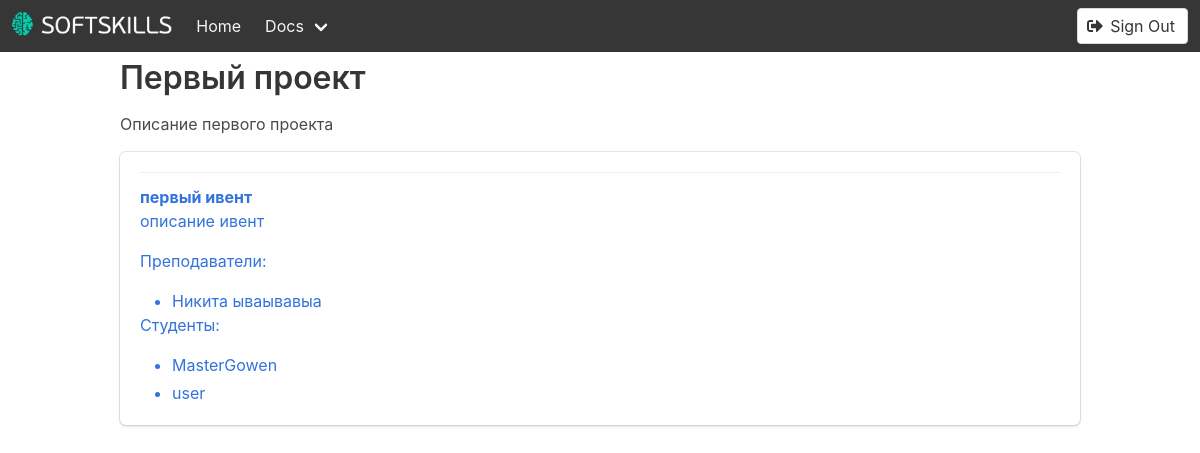
Before: /projects/1/ (signed in) with the older database file.
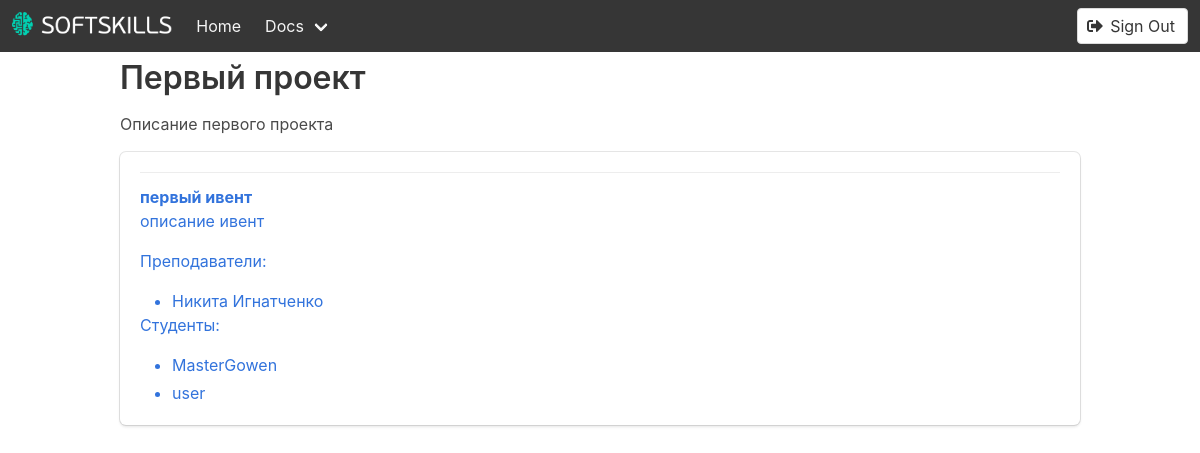
After: the same page with the newer database file.
### apps/core/models.py (models this page shows, shortened)
class Person(models.Model):
    user = models.OneToOneField(User, on_delete=models.CASCADE, blank=True, null=True)
    first_name = models.CharField('Имя пользователя', max_length=32, blank=True, default='')
    last_name = models.CharField('Фамилия пользователя', max_length=32, blank=True, default='')
    second_name = models.CharField('Отчество пользователя', max_length=32, blank=True, default='')
    SEXES = (
        ('U', 'Не выбран'),
        ('F', 'Женский'),
        ('M', 'Мужской'),
    )
    sex = models.CharField(max_length=1, choices=SEXES, default='U')
    department = models.CharField('Кафедра/Институт', max_length=1024, blank=True, null=True)
    group_number = models.CharField('Номер группы', max_length=1024, blank=True, null=True)
    institute = models.CharField('Институт/Университет', max_length=1024, blank=True, null=True)
    class Meta:
        verbose_name = 'персона'
        verbose_name_plural = 'персоны'
    def __str__(self):
        if self.first_name and self.last_name:
            return ' '.join([str(self.first_name), str(self.last_name)])
        else:
            return str(self.user)

### apps/core/views.py (the view)
# urls.py: path('projects/<int:pk>/', project),
def project(request, pk):
    context = dict()
    context["project"] = Project.objects.get(pk=pk)
    context["person"] = Person.objects.get(user=request.user)
    return render(request, "project.html", context)

### apps/core/models.py (called while the page is built)
    def get_students(self):
        registrations = [s.person for s in EventUserRegistration.objects.filter(event=self, role="student")]
        return list(registrations)

    def get_staff(self):
        registrations = [s.person for s in EventUserRegistration.objects.filter(event=self, role="staff")]
        return list(registrations)

### templates/project.html
{% extends "base.html" %}
{% block content %}
<article class="media">
    <div class="media-content">
        <div class="content">
            <h1>{{project.title}}</h1>
            <p>{{project.description | safe}}</p>
            {% for event in project.events.all %}
            {% include "event_inline.html" %}
            {% endfor %}
        </div>
    </div>
</article>
{% endblock %}

### templates/event_inline.html
<div class="box">
    <article class="media">
        <div class="media-content">
            <div class="content">
                <a href="/events/{{event.id}}/">
                    <p>
                        <strong>{{event.title}}</strong>
                        <br>
                        {{event.description | safe}}
                    </p>
                    <div class="staff">
                        <p>Преподаватели:</p>
                        <ul>
                            {% for staff in event.get_staff %}
                            <li>{{ staff }}</li>
                            {% endfor %}
                        </ul>
                    </div>
                    <div class="students">
                        <p>Студенты:</p>
                        <ul>
                            {% for student in event.get_students %}
                            <li>{{ student }}</li>
                            {% endfor %}
                        </ul>
                    </div>
                </a>
            </div>
        </div>
    </article>
</div>

Changed rows visible on the page:
changed Person: first_name+last_name "Никита ываывавыа" → "Никита Игнатченко"
